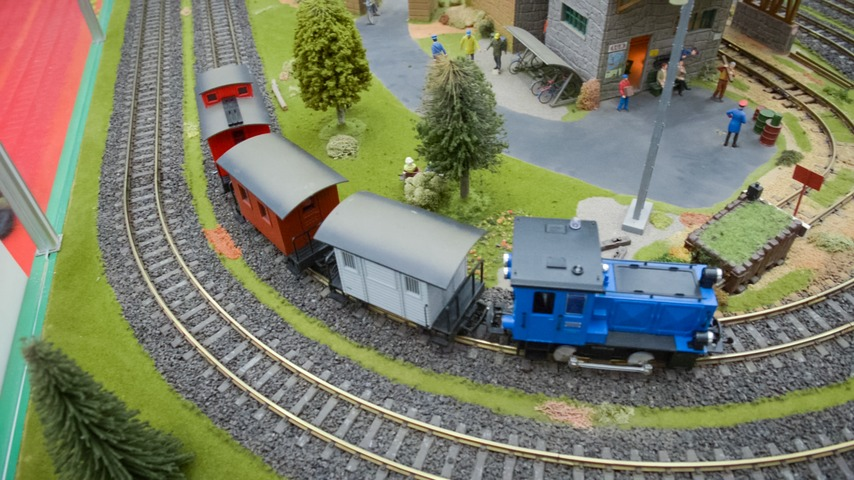
#> input picture 00000.jpg, 854 x 480 px
$ python -i contour_detector.py   (imports and definitions only)
#> lines starting #> are read from the running program, lines starting #| are printed output that depends on the picture; after the words box and inside, x2 and y2 are one past the last pixel; in counts of white or black regions, pixels touching at a corner belong together
import cv2


def threshold(img, thresh=127, mode="inverse"):
    im = img.copy()
    if mode == "direct":
        thresh_mode = cv2.THRESH_BINARY
    else:
        thresh_mode = cv2.THRESH_BINARY_INV

    ret, thresh = cv2.threshold(im, thresh, 255, thresh_mode)
    return thresh


def get_filtered_bboxes(img, min_area_ratio):
    contours, hierarchy = cv2.findContours(img, cv2.RETR_LIST, cv2.CHAIN_APPROX_SIMPLE)
    # Отсортируем контуры по площади, от большего к меньшему.
    sorted_cnt = sorted(contours, key=cv2.contourArea, reverse=True)
    # Удаляем максимальную площадь, самый внешний контур.
    # sorted_cnt.remove(sorted_cnt[0])
    # Container to store filtered bboxes.
    bboxes = []
    # Область изображения.
    im_area = img.shape[0] * img.shape[1]
    for cnt in sorted_cnt:
        x, y, w, h = cv2.boundingRect(cnt)
        cnt_area = w * h
        # Удалите очень мелкие дефекты.
        if cnt_area > min_area_ratio * im_area:
            bboxes.append((x, y, x + w, y + h))

    if len(bboxes) > 0:
        min_x = min([bbox[0] for bbox in bboxes])
        min_y = min([bbox[1] for bbox in bboxes])
        max_x = max([bbox[2] for bbox in bboxes])
        max_y = max([bbox[3] for bbox in bboxes])

        combined_width = max_x - min_x
        combined_height = max_y - min_y

        return [(min_x, min_y, min_x + combined_width, min_y + combined_height)]
    return bboxes


def get_filtered_bboxes_xywh(img, min_area_ratio):
    contours, _ = cv2.findContours(img, cv2.RETR_LIST, cv2.CHAIN_APPROX_SIMPLE)
    bboxes = []
    # Область изображения.
    im_area = img.shape[0] * img.shape[1]
    for cnt in contours:
        x, y, w, h = cv2.boundingRect(cnt)
        cnt_area = w * h
        # Удалите очень мелкие дефекты.
        if cnt_area > min_area_ratio * im_area:
            bboxes.append((x, y, w, h))

    if len(bboxes) > 1:
        # Вычисляем минимальные и максимальные координаты.
        min_x = min(bbox[0] for bbox in bboxes)
        min_y = min(bbox[1] for bbox in bboxes)
        max_x = max(bbox[0] + bbox[2] for bbox in bboxes)  # x + width
        max_y = max(bbox[1] + bbox[3] for bbox in bboxes)  # y + height

        # Вычисляем ширину и высоту объединенного прямоугольника.
        combined_width = max_x - min_x
        combined_height = max_y - min_y

        # Возвращаем объединенный прямоугольник.
        return [(min_x, min_y, combined_width, combined_height)]

    return bboxes


def getting_coordinates(image_mask):
    gray_img = cv2.cvtColor(image_mask, cv2.COLOR_BGR2GRAY)
    thresh_stags = threshold(gray_img, thresh=110, mode="direct")
    bboxes = get_filtered_bboxes_xywh(thresh_stags, min_area_ratio=0.001)
    return bboxes

>>> import cv2
>>> picture = cv2.imread('../00000.jpg')
#> picture is the input picture: shape (480, 854, 3); mean B, G, R 105.4, 125.7, 123.6
>>> result = getting_coordinates(picture)
#> in getting_coordinates, `gray_img = cv2.cvtColor(image_mask, cv2.COLOR_BGR2GRAY)`:
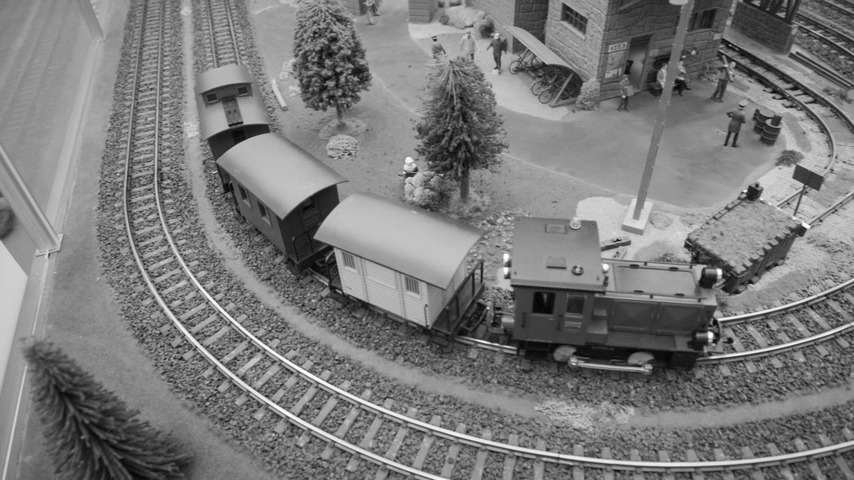
#> gray_img: shape (480, 854); min 2, max 255, mean 122.8
#> in threshold, `ret, thresh = cv2.threshold(im, thresh, 255, thresh_mode)`:
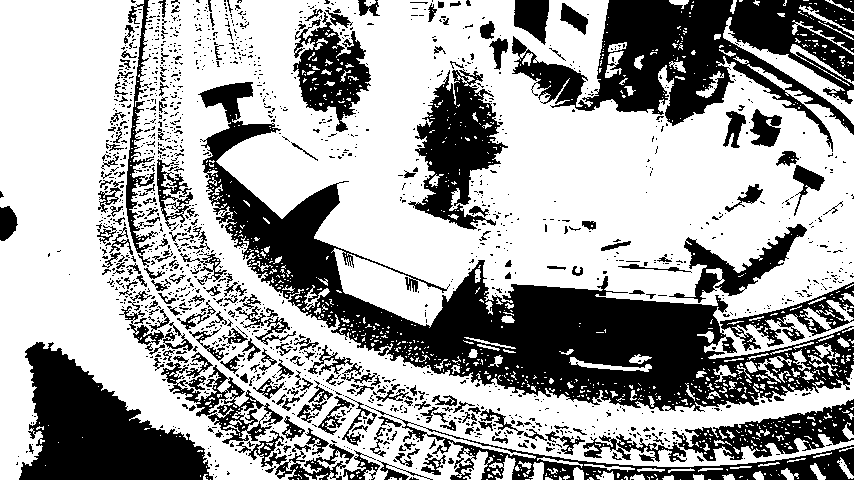
#> thresh: shape (480, 854); 64.3% white; 1615 black regions (1387 under 20 px)
#> in threshold, `ret, thresh = cv2.threshold(im, thresh, 255, thresh_mode)`: ret = 110
#> in get_filtered_bboxes_xywh, `contours, _ = cv2.findContours(img, cv2.RETR_LIST, cv2.CHAIN_APPROX_SI..`: contours = 3589 contours, 3127 with area under 20; largest, box (x1, y1, x2, y2) and area: (0, 0, 854, 480) 288055, (407, 69, 509, 231) 8282, (292, 21, 372, 133) 4944, (668, 223, 808, 304) 3264, (723, 17, 854, 125) 1802
#> the loop in get_filtered_bboxes_xywh, `for cnt in contours:` made 3589 passes
#> (x, y, w, h, cnt_area) on passes 14, 15, 18: (587, 477, 7, 3, 21), (545, 477, 8, 3, 24), (388, 477, 9, 3, 27)
#> after the loop in get_filtered_bboxes_xywh, `for cnt in contours:`: bboxes = 66 items, first 6: (420, 457, 24, 19), (537, 457, 46, 11), (489, 455, 27, 25), (582, 437, 36, 22), (559, 435, 27, 21), (615, 433, 72, 30)
#> in get_filtered_bboxes_xywh, `min_x = min(bbox[0] for bbox in bboxes)`: min_x = 0
#> in get_filtered_bboxes_xywh, `max_x = max(bbox[0] + bbox[2] for bbox in bboxes)`: max_x = 854
#> in get_filtered_bboxes_xywh, `max_y = max(bbox[1] + bbox[3] for bbox in bboxes)`: max_y = 480
#> in get_filtered_bboxes_xywh, `combined_width = max_x - min_x`: combined_width = 854
#> in get_filtered_bboxes_xywh, `combined_height = max_y - min_y`: combined_height = 480
#> in getting_coordinates, `bboxes = get_filtered_bboxes_xywh(thresh_stags, min_area_ratio=0.001)`: bboxes = [(0, 0, 854, 480)]
#> result = [(0, 0, 854, 480)]
